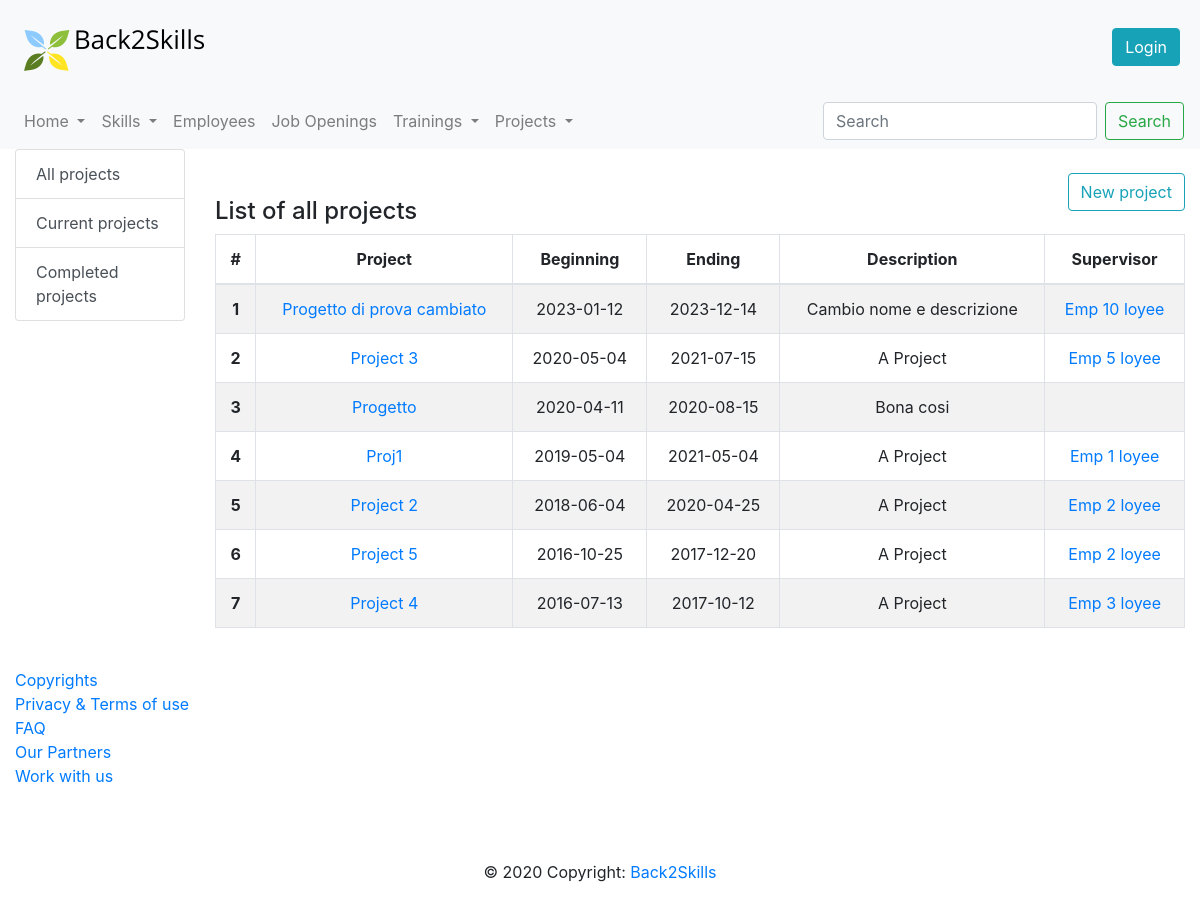
Page /projects on the earlier database version.
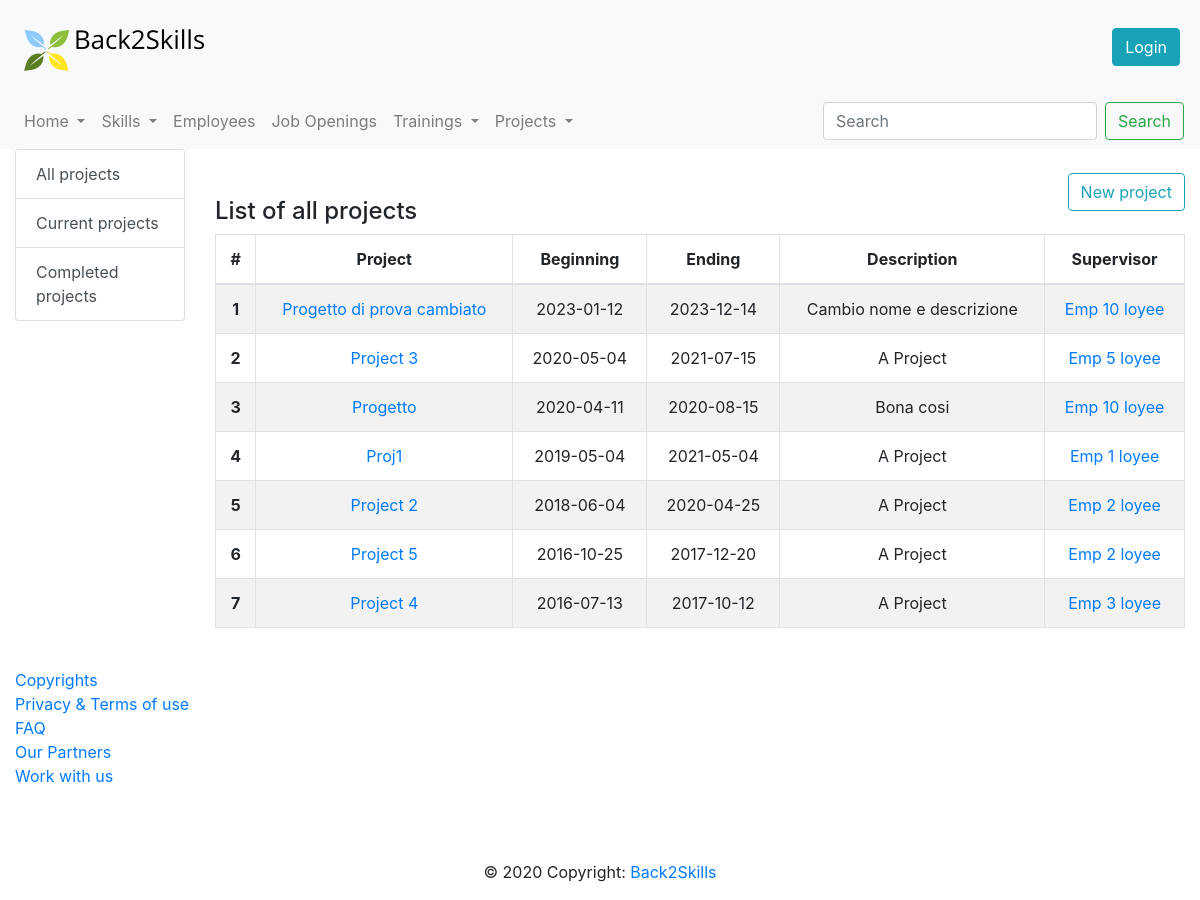
Same page on the later database version.
### database.py (models this page shows)
class Project(db.Model):
    __tablename__ = 'project'
    id = db.Column(db.Integer, primary_key=True)
    name = db.Column(db.String)
    description = db.Column(db.String)
    starting_date = db.Column(db.Date)
    ending_date = db.Column(db.Date)
    role_in_project = db.relationship("Role_in_project", secondary="project_role")
    supervisor = db.Column(db.Integer, db.ForeignKey('employee.id'))

class Employee(db.Model):
    __tablename__ = 'employee'
    id = db.Column(db.Integer, primary_key=True)
    photo = db.Column(db.String(100), nullable=False, default='')
    cv = db.Column(db.String) #eventually we can put a link to the Curriculum Vitae file
    name = db.Column(db.String)
    surname = db.Column(db.String)
    email = db.Column(db.String)
    telephone = db.Column(db.String)
    date_of_birth = db.Column(db.Date)
    date_of_assumption = db.Column(db.Date)
    living_place = db.Column(db.String)
    driving_licence = db.Column(db.Boolean) #I would say we only specify whether he/she has it or not, so true or false
    role = db.Column(db.Integer, db.ForeignKey('role.id'))
    skill = db.relationship("Skill", secondary="employee_skill")
    training = db.relationship("Training", secondary="employee_training")
    project_role = db.relationship("Project_Role")
    state_in_company = db.Column(db.String)
    education_level = db.Column(db.String)
    language_certificate = db.Column(db.String)

### app.py (the view, shortened to what this page needs)
@app.route('/projects', methods=['GET', 'POST'])
@app.route('/projects/<period>')
def projects(period="all"):
    if period == "past":
        projects_list, supervisors = get_past_projects()
    elif period == "current":
        projects_list, supervisors = get_current_projects()
    elif period == "all":
        projects_list, supervisors = get_projects_and_supervisors()
    projects_list.sort(key=lambda x: x.starting_date, reverse=True)
    possible_roles=get_roles_in_projects()
    possible_roles.sort(key=lambda x: x.id)
    emp = get_employees()
    return render_template('projects.html', projects=projects_list, period=period, supervisors=supervisors, roles=possible_roles, employees=emp)

### database.py (called while the page is built)
def get_employees():
    employees=Employee.query.all()
    employees.sort(key=lambda x: x.name)
    return employees

def get_employee_by_id(emp_id):
    return Employee.query.filter(Employee.id==emp_id).first()

def get_projects_and_supervisors():
    projects=Project.query.all()
    projects.sort(key=lambda x: x.name)
    supervisors = []
    for prj in projects:
        if prj.supervisor:
            supervisors.append(get_employee_by_id(prj.supervisor))
    supervisors = list(dict.fromkeys(supervisors))
    return projects, supervisors

def get_roles_in_projects():
    roles=Role_in_project.query.all()
    roles.sort(key=lambda x: x.id)
    return roles

### templates/projects.html (shortened to what this page needs)
{% extends "layout.html" %}
 {% block pageContent %}
        <div class="row">
        <div class="col-md-2">
          <div class="content-section">
              <div class="list-group">
                  <a href="/projects/all" class="list-group-item list-group-item-action">All projects</a>
                  <a href="/projects/current" class="list-group-item list-group-item-action">Current projects</a>
                  <a href="/projects/past" class="list-group-item list-group-item-action">Completed projects</a>
              </div>
          </div>
        </div>
          <div class="col-md-10">
              {% block sectionContent %}
                  <br/>
                    <button type="button" class="btn btn-outline-info float-right" data-toggle="modal" data-target="#newProjectModal">
                      New project
                    </button>
                  <br/>
                  <h4>List of {{ period }} projects</h4>
                  <div class="table-responsive">
                      <table class="table table-hover table-bordered table-striped text-center">
                          <thead>
                            <tr>
                              <th scope="col">#</th>
                              <th scope="col">Project</th>
                              <th scope="col">Beginning</th>
                              <th scope="col">Ending</th>
                              <th scope="col">Description</th>
                              <th scope="col">Supervisor</th>
                            </tr>
                          </thead>
                          <tbody>
                            {% for project in projects %}
                                <tr>
                                  <th scope="row">{{loop.index}}</th>
                                  <td><a href="/project/{{ project.id }}"> {{ project.name }} </a></td>
                                  <td>{{ project.starting_date }}</td>
                                  <td>{{ project.ending_date }}</td>
                                  <td>{{ project.description }}</td>
                                  <td>
                                      {% for sup in supervisors %}
                                          {% if sup.id == project.supervisor %}
                                                <a href="/employee/{{ sup.id }}">{{ sup.name }} {{ sup.surname }}</a>
                                          {% endif %}
                                      {% endfor %}
                                  </td>
                                </tr>
                            {% endfor %}
                          </tbody>
                      </table>
                  </div>
              {% endblock %}
          </div>
      </div>
 {% endblock %}

### templates/layout.html (shortened to what this page needs)
<!DOCTYPE html>
<html lang="en">
<head>
    <link rel="stylesheet" href="{{ url_for('static',filename='css/bootstrap.css') }}" >
    <link rel="stylesheet" href="{{ url_for('static',filename='css/bootstrap-override.css') }}" >
</head>
<body>
    <header>
        <nav class="navbar navbar-expand-lg navbar-light bg-light" id="loginNavbar">
            <a class="navbar-brand" href="/home"><img src="/static/images/Logosmall.png" alt=""></a>
                {% if session.get('id') %}
                    <button class="btn btn-danger ml-auto">Logout</button>
                    <a href="/user" class="btn btn-info ml-auto mr-1" role="button">My Profile</a>
                {% else %}
                    <a href="/login" class="btn btn-info ml-auto mr-1" role="button">Login</a>
                {% endif %}
        </nav>
        <nav class="navbar navbar-expand-lg navbar-light bg-light" id="menuNavbar">
          <div class="collapse navbar-collapse" id="navbarSupportedContent">
              <ul class="navbar-nav mr-auto">
                  <li class="nav-item dropdown">
                    <a class="nav-link dropdown-toggle" href="#" id="homepageDropdown" role="button" data-toggle="dropdown" aria-haspopup="true" aria-expanded="false">
                      Home
                    </a>
                  </li>
                  <li class="nav-item dropdown">
                    <a class="nav-link dropdown-toggle" href="/skills" id="skillsDropdown" role="button" data-toggle="dropdown" aria-haspopup="true" aria-expanded="false">
                      Skills
                    </a>
                  </li>
                  <li class="nav-item">
                    <a class="nav-link" href="/employees" id="employeesButton" role="button" aria-haspopup="true" aria-expanded="false">
                      Employees
                    </a>
                  </li>
                  <li class="nav-item">
                    <a class="nav-link" href="/jobs" id="jobsButton" role="button" aria-haspopup="true" aria-expanded="false">
                      Job Openings
                    </a>
                  </li>
                  <li class="nav-item dropdown">
                    <a class="nav-link dropdown-toggle" href="#" id="trainingsDropdown" role="button" data-toggle="dropdown" aria-haspopup="true" aria-expanded="false">
                      Trainings
                    </a>
                  </li>
                    <li class="nav-item dropdown">
                        <a class="nav-link dropdown-toggle" href="#" id="projectsDropdown" role="button" data-toggle="dropdown" aria-haspopup="true" aria-expanded="false">
                          Projects
                        </a>
                    </li>
            </ul>
            <form class="form-inline my-2 my-lg-0">
              <input class="form-control mr-sm-2" type="search" placeholder="Search" aria-label="Search">
              <button class="btn btn-outline-success my-2 my-sm-0" type="submit">Search</button>
            </form>
          </div>
        </nav>
    </header>
    <main role="main" id="main-container">
        {% block pageContent %}
        {% endblock %}
    </main>
</body>
<footer class="page-footer font-small blue pt-4">
  <div class="container-fluid text-center text-md-left">
    <div class="row">
      <div class="col-md-3 mb-md-0 mb-3">
        <ul class="list-unstyled">
          <li>
            <a href="#!">Copyrights</a>
          </li>
          <li>
            <a href="#!">Privacy & Terms of use</a>
          </li>
          <li>
            <a href="#!">FAQ</a>
          </li>
          <li>
            <a href="#!">Our Partners</a>
          </li>
          <li>
            <a href="#!">Work with us</a>
          </li>
        </ul>
      </div>
  </div>
  <div class="container">
    <ul class="list-unstyled list-inline text-center">
      <li class="list-inline-item">
      </li>
      <li class="list-inline-item">
      </li>
      <li class="list-inline-item">
      </li>
      <li class="list-inline-item">
      </li>
    </ul>
  </div>
  <div class="footer-copyright text-center py-3">© 2020 Copyright:
    <a href=""> Back2Skills</a>
  </div>
</footer>
</html>

Differences in the rows shown:
changed Project "Progetto": gains Employee (name "Emp 10", surname "loyee")
